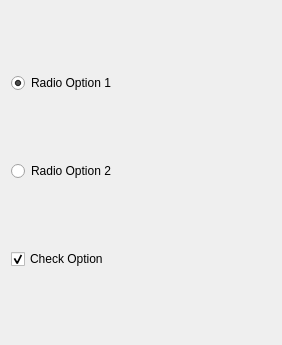
<ui version="4.0" >
 <class>ZipConfig</class>
 <widget class="QWidget" name="ZipConfig" >
  <property name="geometry" >
   <rect>
    <x>0</x>
    <y>0</y>
    <width>282</width>
    <height>345</height>
   </rect>
  </property>
  <property name="windowTitle" >
   <string>Form</string>
  </property>
  <layout class="QVBoxLayout" name="verticalLayout" >
   <item>
    <widget class="QRadioButton" name="deflate" >
     <property name="text" >
      <string>Radio Option 1</string>
     </property>
     <property name="checked" >
      <bool>true</bool>
     </property>
    </widget>
   </item>
   <item>
    <widget class="QRadioButton" name="noCompression" >
     <property name="text" >
      <string>Radio Option 2</string>
     </property>
    </widget>
   </item>
   <item>
    <widget class="QCheckBox" name="recurseDirs" >
     <property name="text" >
      <string>Check Option</string>
     </property>
     <property name="checked" >
      <bool>true</bool>
     </property>
     <property name="tristate" >
      <bool>false</bool>
     </property>
    </widget>
   </item>
  </layout>
 </widget>
 <resources/>
 <connections/>
</ui>
